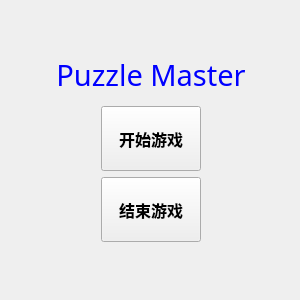
<?xml version="1.0" encoding="UTF-8"?>
<ui version="4.0">
 <class>MainWindow</class>
 <widget class="QMainWindow" name="MainWindow">
  <property name="geometry">
   <rect>
    <x>0</x>
    <y>0</y>
    <width>300</width>
    <height>300</height>
   </rect>
  </property>
  <property name="minimumSize">
   <size>
    <width>300</width>
    <height>300</height>
   </size>
  </property>
  <property name="maximumSize">
   <size>
    <width>300</width>
    <height>300</height>
   </size>
  </property>
  <property name="windowTitle">
   <string>MainWindow</string>
  </property>
  <widget class="QWidget" name="centralwidget">
   <property name="minimumSize">
    <size>
     <width>300</width>
     <height>300</height>
    </size>
   </property>
   <property name="maximumSize">
    <size>
     <width>300</width>
     <height>300</height>
    </size>
   </property>
   <widget class="QLabel" name="label">
    <property name="geometry">
     <rect>
      <x>-1</x>
      <y>-1</y>
      <width>300</width>
      <height>300</height>
     </rect>
    </property>
    <property name="minimumSize">
     <size>
      <width>300</width>
      <height>300</height>
     </size>
    </property>
    <property name="maximumSize">
     <size>
      <width>300</width>
      <height>300</height>
     </size>
    </property>
    <property name="text">
     <string/>
    </property>
    <property name="pixmap">
     <pixmap>:/background_pic/u=665885464,3508482298&amp;fm=193.jpg</pixmap>
    </property>
   </widget>
   <widget class="QWidget" name="layoutWidget">
    <property name="geometry">
     <rect>
      <x>50</x>
      <y>50</y>
      <width>202</width>
      <height>194</height>
     </rect>
    </property>
    <layout class="QGridLayout" name="gridLayout">
     <item row="1" column="0">
      <widget class="QLabel" name="puzzlemaster">
       <property name="minimumSize">
        <size>
         <width>200</width>
         <height>50</height>
        </size>
       </property>
       <property name="maximumSize">
        <size>
         <width>200</width>
         <height>50</height>
        </size>
       </property>
       <property name="font">
        <font>
         <family>华文琥珀</family>
         <pointsize>22</pointsize>
         <fontweight>Black</fontweight>
        </font>
       </property>
       <property name="text">
        <string>&lt;html&gt;&lt;head/&gt;&lt;body&gt;&lt;p align=&quot;center&quot;&gt;&lt;span style=&quot; color:#0000ff;&quot;&gt;Puzzle Master&lt;/span&gt;&lt;/p&gt;&lt;/body&gt;&lt;/html&gt;</string>
       </property>
      </widget>
     </item>
     <item row="3" column="0" alignment="Qt::AlignmentFlag::AlignHCenter">
      <widget class="QPushButton" name="endButton">
       <property name="minimumSize">
        <size>
         <width>100</width>
         <height>65</height>
        </size>
       </property>
       <property name="maximumSize">
        <size>
         <width>100</width>
         <height>65</height>
        </size>
       </property>
       <property name="font">
        <font>
         <family>Microsoft YaHei UI</family>
         <pointsize>12</pointsize>
         <bold>true</bold>
        </font>
       </property>
       <property name="toolTip">
        <string>&lt;html&gt;&lt;head/&gt;&lt;body&gt;&lt;p align=&quot;center&quot;&gt;&lt;br/&gt;&lt;/p&gt;&lt;/body&gt;&lt;/html&gt;</string>
       </property>
       <property name="text">
        <string>结束游戏</string>
       </property>
       <property name="iconSize">
        <size>
         <width>17</width>
         <height>16</height>
        </size>
       </property>
      </widget>
     </item>
     <item row="2" column="0" alignment="Qt::AlignmentFlag::AlignHCenter">
      <widget class="QPushButton" name="startButton">
       <property name="minimumSize">
        <size>
         <width>100</width>
         <height>65</height>
        </size>
       </property>
       <property name="maximumSize">
        <size>
         <width>100</width>
         <height>65</height>
        </size>
       </property>
       <property name="font">
        <font>
         <family>Microsoft YaHei UI</family>
         <pointsize>12</pointsize>
         <bold>true</bold>
        </font>
       </property>
       <property name="toolTip">
        <string>&lt;html&gt;&lt;head/&gt;&lt;body&gt;&lt;p align=&quot;center&quot;&gt;&lt;br/&gt;&lt;/p&gt;&lt;/body&gt;&lt;/html&gt;</string>
       </property>
       <property name="styleSheet">
        <string notr="true"/>
       </property>
       <property name="text">
        <string>开始游戏</string>
       </property>
       <property name="iconSize">
        <size>
         <width>17</width>
         <height>16</height>
        </size>
       </property>
      </widget>
     </item>
    </layout>
   </widget>
  </widget>
 </widget>
 <resources>
  <include location="background.qrc"/>
 </resources>
 <connections/>
</ui>
